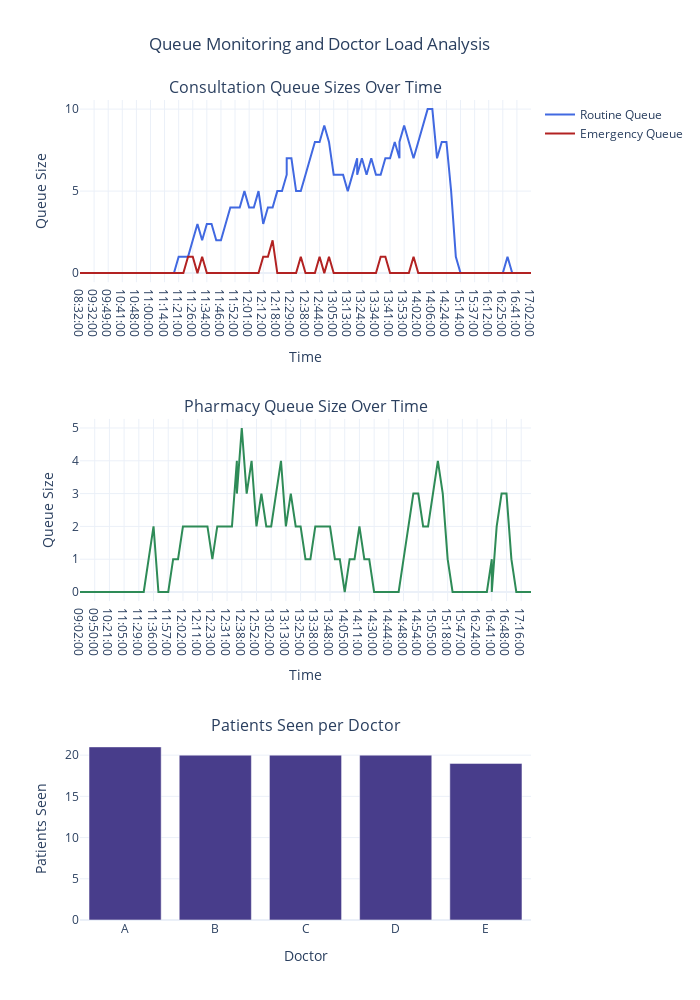

The notebook cell this image was saved under:
### Markdown cell above
# 📊 Queue Monitoring Over Time and Others

This section presents visual analyses of queue dynamics and doctor workload based on the clinical simulation data.

---

1. **Line Plot**: Consultation Queue Sizes Over Time

Tracks how queue sizes evolve at the **consultation stage** for routine and emergency patients.


2. **Line Plot**: Pharmacy Queue Size Over Time

Illustrates the queue size at the **pharmacy** over time.


3. **Bar Plot**: Number of Patients Seen Per Doctor

- Count of patients **grouped by Doctor**

### Code cell
# Group and sort data for plot 1 (Consultation queue over time)
consultation_queue_df = patients_df[['TriageOut', 'RoutineQueueSize', 'EmergencyQueueSize']].dropna()
consultation_queue_df = consultation_queue_df.sort_values(by='TriageOut')

# Group and sort data for plot 2 (Pharmacy queue over time)
pharmacy_queue_df = patients_df[['PrescriptionDropoff', 'PharmacyQueueSize']].dropna()
pharmacy_queue_df = pharmacy_queue_df.sort_values(by='PrescriptionDropoff')

# Group data for plot 3 (patients seen per doctor)
doctor_counts = patients_df['Doctor'].value_counts()


# Colors
colors = {
    'Routine': 'royalblue',
    'Emergency': 'firebrick',
    'Pharmacy': 'seagreen',
    'Doctor': 'darkslateblue'
}

# Create 3x1 subplot
fig = make_subplots(
    rows=3, cols=1,
    subplot_titles=[
        "Consultation Queue Sizes Over Time",
        "Pharmacy Queue Size Over Time",
        "Patients Seen per Doctor"
    ]
)

# Plot 1: Routine vs Emergency queue over time
fig.add_trace(go.Scatter(
    x=consultation_queue_df['TriageOut'],
    y=consultation_queue_df['RoutineQueueSize'],
    mode='lines', name='Routine Queue',
    line=dict(color=colors['Routine']),
    showlegend = True
), row=1, col=1)

fig.add_trace(go.Scatter(
    x=consultation_queue_df['TriageOut'],
    y=consultation_queue_df['EmergencyQueueSize'],
    mode='lines', name='Emergency Queue',
    line=dict(color=colors['Emergency']),
    showlegend = True
), row=1, col=1)

# Plot 2: Pharmacy queue over time
fig.add_trace(go.Scatter(
    x=pharmacy_queue_df['PrescriptionDropoff'],
    y=pharmacy_queue_df['PharmacyQueueSize'],
    mode='lines', name='Pharmacy Queue',
    line=dict(color=colors['Pharmacy']),
    showlegend = False
), row=2, col=1)

# Plot 3: Patients seen per doctor
fig.add_trace(go.Bar(
    x=doctor_counts.index,
    y=doctor_counts.values,
    name='Patients per Doctor',
    marker_color=colors['Doctor'],
    showlegend = False
), row=3, col=1)

# Update axis labels
fig.update_xaxes(title_text="Time", row=1, col=1)
fig.update_yaxes(title_text="Queue Size", row=1, col=1)

fig.update_xaxes(title_text="Time", row=2, col=1)
fig.update_yaxes(title_text="Queue Size", row=2, col=1)

fig.update_xaxes(title_text="Doctor", row=3, col=1)
fig.update_yaxes(title_text="Patients Seen", row=3, col=1)


# Final layout
fig.update_layout(
    height=1000, width=700,
    title="Queue Monitoring and Doctor Load Analysis",
    title_x=0.7,
    template="plotly_white"
)

fig.show()

### Figure 1 — Plotly figure (JSON) as saved in the notebook; plotly's stock layout.template omitted (floating-point values rounded to 4 significant figures)
{"data": [{"line": {"color": "royalblue"}, "mode": "lines", "name": "Routine Queue", "showlegend": true, "type": "scatter", "x": ["08:32:00", "08:44:00", "09:11:00", "09:32:00", "09:39:00", "09:40:00", "09:49:00", "10:18:00", "10:21:00", "10:41:00", "10:44:00", "10:47:00", "10:48:00", "10:51:00", "10:58:00", "11:00:00", "11:06:00", "11:11:00", "11:14:00", "11:17:00", "11:19:00", "11:21:00", "11:23:00", "11:24:00", "11:26:00", "11:29:00", "11:32:00", "11:34:00", "11:40:00", "11:41:00", "11:46:00", "11:48:00", "11:49:00", "11:52:00", "11:54:00", "11:56:00", "12:01:00", "12:06:00", "12:10:00", "12:12:00", "12:15:00", "12:16:00", "12:18:00", "12:19:00", "12:25:00", "12:25:00", "12:29:00", "12:34:00", "12:36:00", "12:38:00", "12:40:00", "12:42:00", "12:44:00", "12:47:00", "12:50:00", "13:05:00", "13:07:00", "13:09:00", "13:13:00", "13:16:00", "13:20:00", "13:20:00", "13:24:00", "13:30:00", "13:31:00", "13:34:00", "13:36:00", "13:38:00", "13:41:00", "13:43:00", "13:49:00", "13:49:00", "13:53:00", "13:54:00", "13:58:00", "14:02:00", "14:03:00", "14:05:00", "14:06:00", "14:20:00", "14:21:00", "14:24:00", "14:40:00", "14:55:00", "15:14:00", "15:17:00", "15:31:00", "15:37:00", "16:05:00", "16:10:00", "16:12:00", "16:20:00", "16:24:00", "16:25:00", "16:27:00", "16:29:00", "16:41:00", "16:42:00", "16:48:00", "17:02:00"], "xaxis": "x", "y": [0, 0, 0, 0, 0, 0, 0, 0, 0, 0, 0, 0, 0, 0, 0, 0, 0, 0, 0, 0, 0, 1, 1, 1, 2, 3, 2, 3, 3, 2, 2, 3, 4, 4, 4, 5, 4, 4, 5, 3, 4, 4, 5, 5, 6, 7, 7, 5, 5, 6, 7, 8, 8, 9, 8, 6, 6, 6, 5, 6, 7, 6, 7, 6, 7, 6, 6, 7, 7, 8, 7, 8, 9, 8, 7, 8, 9, 10, 10, 7, 8, 8, 5, 1, 0, 0, 0, 0, 0, 0, 0, 0, 0, 0, 1, 0, 0, 0, 0, 0], "yaxis": "y"}, {"line": {"color": "firebrick"}, "mode": "lines", "name": "Emergency Queue", "showlegend": true, "type": "scatter", "x": ["08:32:00", "08:44:00", "09:11:00", "09:32:00", "09:39:00", "09:40:00", "09:49:00", "10:18:00", "10:21:00", "10:41:00", "10:44:00", "10:47:00", "10:48:00", "10:51:00", "10:58:00", "11:00:00", "11:06:00", "11:11:00", "11:14:00", "11:17:00", "11:19:00", "11:21:00", "11:23:00", "11:24:00", "11:26:00", "11:29:00", "11:32:00", "11:34:00", "11:40:00", "11:41:00", "11:46:00", "11:48:00", "11:49:00", "11:52:00", "11:54:00", "11:56:00", "12:01:00", "12:06:00", "12:10:00", "12:12:00", "12:15:00", "12:16:00", "12:18:00", "12:19:00", "12:25:00", "12:25:00", "12:29:00", "12:34:00", "12:36:00", "12:38:00", "12:40:00", "12:42:00", "12:44:00", "12:47:00", "12:50:00", "13:05:00", "13:07:00", "13:09:00", "13:13:00", "13:16:00", "13:20:00", "13:20:00", "13:24:00", "13:30:00", "13:31:00", "13:34:00", "13:36:00", "13:38:00", "13:41:00", "13:43:00", "13:49:00", "13:49:00", "13:53:00", "13:54:00", "13:58:00", "14:02:00", "14:03:00", "14:05:00", "14:06:00", "14:20:00", "14:21:00", "14:24:00", "14:40:00", "14:55:00", "15:14:00", "15:17:00", "15:31:00", "15:37:00", "16:05:00", "16:10:00", "16:12:00", "16:20:00", "16:24:00", "16:25:00", "16:27:00", "16:29:00", "16:41:00", "16:42:00", "16:48:00", "17:02:00"], "xaxis": "x", "y": [0, 0, 0, 0, 0, 0, 0, 0, 0, 0, 0, 0, 0, 0, 0, 0, 0, 0, 0, 0, 0, 0, 0, 1, 1, 0, 1, 0, 0, 0, 0, 0, 0, 0, 0, 0, 0, 0, 0, 1, 1, 2, 0, 0, 0, 0, 0, 0, 1, 0, 0, 0, 1, 0, 1, 0, 0, 0, 0, 0, 0, 0, 0, 0, 0, 0, 1, 1, 0, 0, 0, 0, 0, 0, 1, 0, 0, 0, 0, 0, 0, 0, 0, 0, 0, 0, 0, 0, 0, 0, 0, 0, 0, 0, 0, 0, 0, 0, 0, 0], "yaxis": "y"}, {"line": {"color": "seagreen"}, "mode": "lines", "name": "Pharmacy Queue", "showlegend": false, "type": "scatter", "x": ["09:02:00", "09:26:00", "09:38:00", "09:50:00", "10:08:00", "10:09:00", "10:21:00", "10:36:00", "10:36:00", "10:58:00", "11:05:00", "11:06:00", "11:10:00", "11:29:00", "11:30:00", "11:30:00", "11:31:00", "11:36:00", "11:52:00", "11:53:00", "11:57:00", "11:58:00", "12:01:00", "12:02:00", "12:06:00", "12:10:00", "12:11:00", "12:12:00", "12:19:00", "12:23:00", "12:28:00", "12:30:00", "12:31:00", "12:33:00", "12:34:00", "12:34:00", "12:38:00", "12:45:00", "12:48:00", "12:52:00", "12:55:00", "13:01:00", "13:02:00", "13:05:00", "13:10:00", "13:13:00", "13:18:00", "13:22:00", "13:25:00", "13:33:00", "13:34:00", "13:38:00", "13:39:00", "13:41:00", "13:48:00", "13:53:00", "13:56:00", "14:05:00", "14:05:00", "14:06:00", "14:09:00", "14:11:00", "14:19:00", "14:23:00", "14:30:00", "14:31:00", "14:39:00", "14:44:00", "14:46:00", "14:47:00", "14:48:00", "14:49:00", "14:51:00", "14:54:00", "15:00:00", "15:04:00", "15:05:00", "15:06:00", "15:11:00", "15:18:00", "15:29:00", "15:33:00", "15:47:00", "15:50:00", "15:53:00", "16:24:00", "16:24:00", "16:29:00", "16:37:00", "16:41:00", "16:41:00", "16:41:00", "16:42:00", "16:45:00", "16:48:00", "16:59:00", "17:01:00", "17:16:00", "17:19:00", "17:31:00"], "xaxis": "x2", "y": [0, 0, 0, 0, 0, 0, 0, 0, 0, 0, 0, 0, 0, 0, 0, 0, 1, 2, 0, 0, 0, 1, 1, 2, 2, 2, 2, 2, 2, 1, 2, 2, 2, 2, 4, 3, 5, 3, 4, 2, 3, 2, 2, 3, 4, 2, 3, 2, 2, 1, 1, 2, 2, 2, 2, 1, 1, 0, 0, 1, 1, 2, 1, 1, 0, 0, 0, 0, 0, 0, 1, 2, 3, 3, 2, 2, 3, 4, 3, 1, 0, 0, 0, 0, 0, 0, 0, 0, 0, 1, 0, 0, 2, 3, 3, 1, 0, 0, 0, 0], "yaxis": "y2"}, {"marker": {"color": "darkslateblue"}, "name": "Patients per Doctor", "showlegend": false, "type": "bar", "x": ["A", "B", "C", "D", "E"], "xaxis": "x3", "y": [21, 20, 20, 20, 19], "yaxis": "y3"}], "layout": {"annotations": [{"font": {"size": 16}, "showarrow": false, "text": "Consultation Queue Sizes Over Time", "x": 0.5, "xanchor": "center", "xref": "paper", "y": 1, "yanchor": "bottom", "yref": "paper"}, {"font": {"size": 16}, "showarrow": false, "text": "Pharmacy Queue Size Over Time", "x": 0.5, "xanchor": "center", "xref": "paper", "y": 0.6111, "yanchor": "bottom", "yref": "paper"}, {"font": {"size": 16}, "showarrow": false, "text": "Patients Seen per Doctor", "x": 0.5, "xanchor": "center", "xref": "paper", "y": 0.2222, "yanchor": "bottom", "yref": "paper"}], "height": 1000, "title": {"text": "Queue Monitoring and Doctor Load Analysis", "x": 0.7}, "width": 700, "xaxis": {"anchor": "y", "domain": [0, 1], "title": {"text": "Time"}}, "xaxis2": {"anchor": "y2", "domain": [0, 1], "title": {"text": "Time"}}, "xaxis3": {"anchor": "y3", "domain": [0, 1], "title": {"text": "Doctor"}}, "yaxis": {"anchor": "x", "domain": [0.7778, 1], "title": {"text": "Queue Size"}}, "yaxis2": {"anchor": "x2", "domain": [0.3889, 0.6111], "title": {"text": "Queue Size"}}, "yaxis3": {"anchor": "x3", "domain": [0, 0.2222], "title": {"text": "Patients Seen"}}}}
